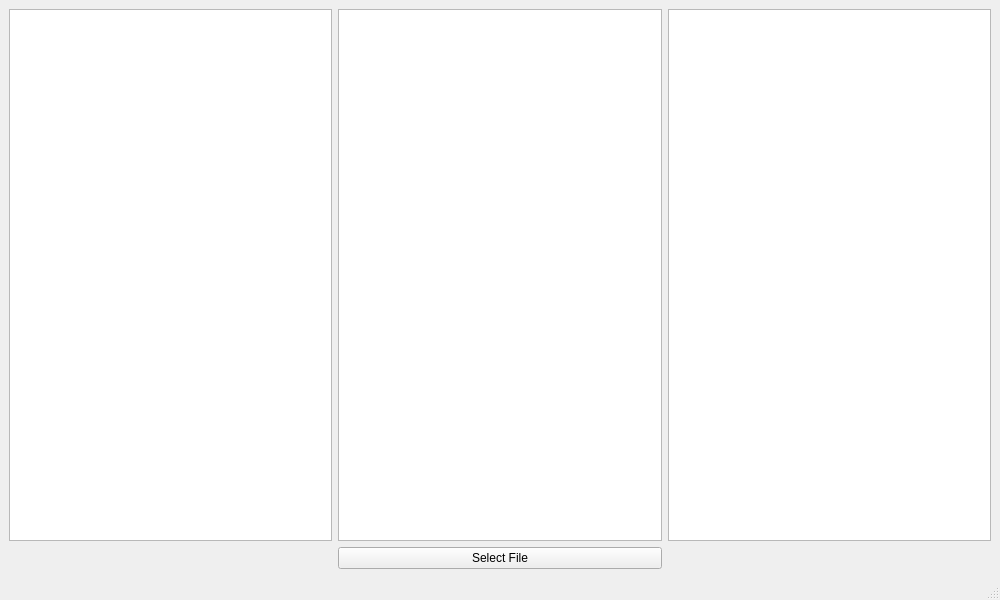
<?xml version="1.0" encoding="UTF-8"?>
<ui version="4.0">
 <class>MainWindow</class>
 <widget class="QMainWindow" name="MainWindow">
  <property name="geometry">
   <rect>
    <x>0</x>
    <y>0</y>
    <width>1000</width>
    <height>600</height>
   </rect>
  </property>
  <property name="windowTitle">
   <string>Data Transmission Simulator</string>
  </property>
  <widget class="QWidget" name="centralwidget">
   <layout class="QGridLayout" name="gridLayout" columnstretch="2,2,2">
    <item row="1" column="0">
     <widget class="QLabel" name="senderChecksumLabel">
      <property name="text">
       <string/>
      </property>
      <property name="alignment">
       <set>Qt::AlignmentFlag::AlignCenter</set>
      </property>
     </widget>
    </item>
    <item row="0" column="1">
     <widget class="QGraphicsView" name="graphicsView">
      <property name="sizePolicy">
       <sizepolicy hsizetype="Expanding" vsizetype="Expanding">
        <horstretch>0</horstretch>
        <verstretch>0</verstretch>
       </sizepolicy>
      </property>
     </widget>
    </item>
    <item row="0" column="0">
     <widget class="QTableWidget" name="senderTable">
      <property name="sizePolicy">
       <sizepolicy hsizetype="Expanding" vsizetype="Expanding">
        <horstretch>0</horstretch>
        <verstretch>0</verstretch>
       </sizepolicy>
      </property>
      <attribute name="horizontalHeaderDefaultSectionSize">
       <number>100</number>
      </attribute>
     </widget>
    </item>
    <item row="1" column="1">
     <widget class="QPushButton" name="fileButton">
      <property name="text">
       <string>Select File</string>
      </property>
     </widget>
    </item>
    <item row="0" column="2">
     <widget class="QTableWidget" name="receiverTable">
      <property name="enabled">
       <bool>true</bool>
      </property>
      <property name="sizePolicy">
       <sizepolicy hsizetype="Expanding" vsizetype="Expanding">
        <horstretch>0</horstretch>
        <verstretch>0</verstretch>
       </sizepolicy>
      </property>
     </widget>
    </item>
    <item row="1" column="2">
     <widget class="QLabel" name="receiverChecksumLabel">
      <property name="layoutDirection">
       <enum>Qt::LayoutDirection::LeftToRight</enum>
      </property>
      <property name="text">
       <string/>
      </property>
      <property name="alignment">
       <set>Qt::AlignmentFlag::AlignCenter</set>
      </property>
     </widget>
    </item>
   </layout>
  </widget>
  <widget class="QStatusBar" name="statusbar"/>
 </widget>
 <resources/>
 <connections/>
</ui>
